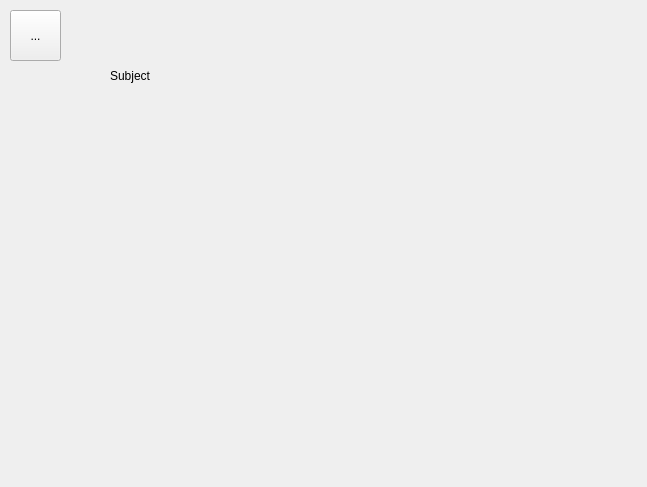
<?xml version="1.0" encoding="UTF-8"?>
<ui version="4.0">
 <class>SettingsPage</class>
 <widget class="QWidget" name="SettingsPage">
  <property name="geometry">
   <rect>
    <x>0</x>
    <y>0</y>
    <width>647</width>
    <height>487</height>
   </rect>
  </property>
  <property name="windowTitle">
   <string>HEY</string>
  </property>
  <widget class="QToolButton" name="toolButton">
   <property name="geometry">
    <rect>
     <x>10</x>
     <y>10</y>
     <width>51</width>
     <height>51</height>
    </rect>
   </property>
   <property name="text">
    <string>...</string>
   </property>
  </widget>
  <widget class="QLabel" name="mS1">
   <property name="geometry">
    <rect>
     <x>110</x>
     <y>60</y>
     <width>151</width>
     <height>31</height>
    </rect>
   </property>
   <property name="text">
    <string>Subject</string>
   </property>
  </widget>
 </widget>
 <resources/>
 <connections/>
</ui>
